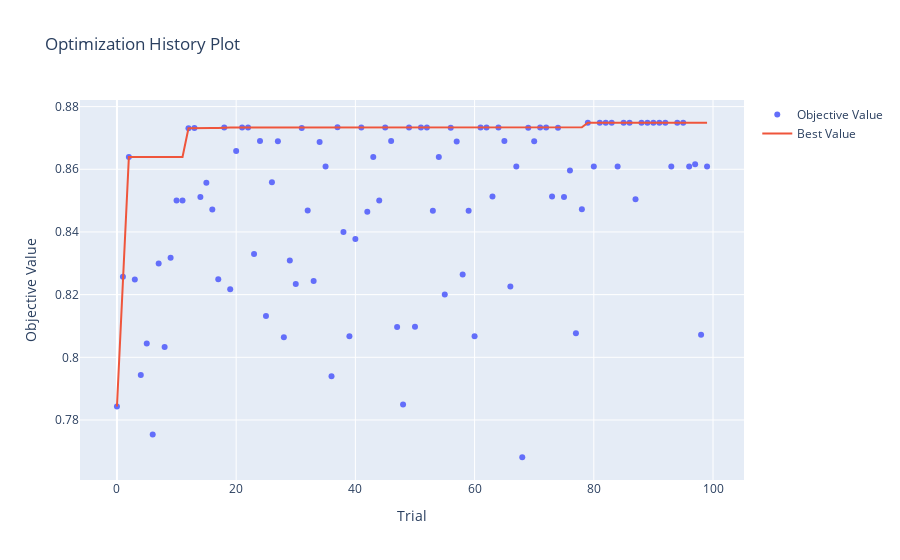

Here is the notebook cell this chart was saved with:
### Markdown cell above
# Plot The Visualization History for the Optuna Full Mode

### Code cell
fig2 = optuna.visualization.plot_optimization_history(study)
fig2.write_html("optimization_history_full.html")
fig2.show()
